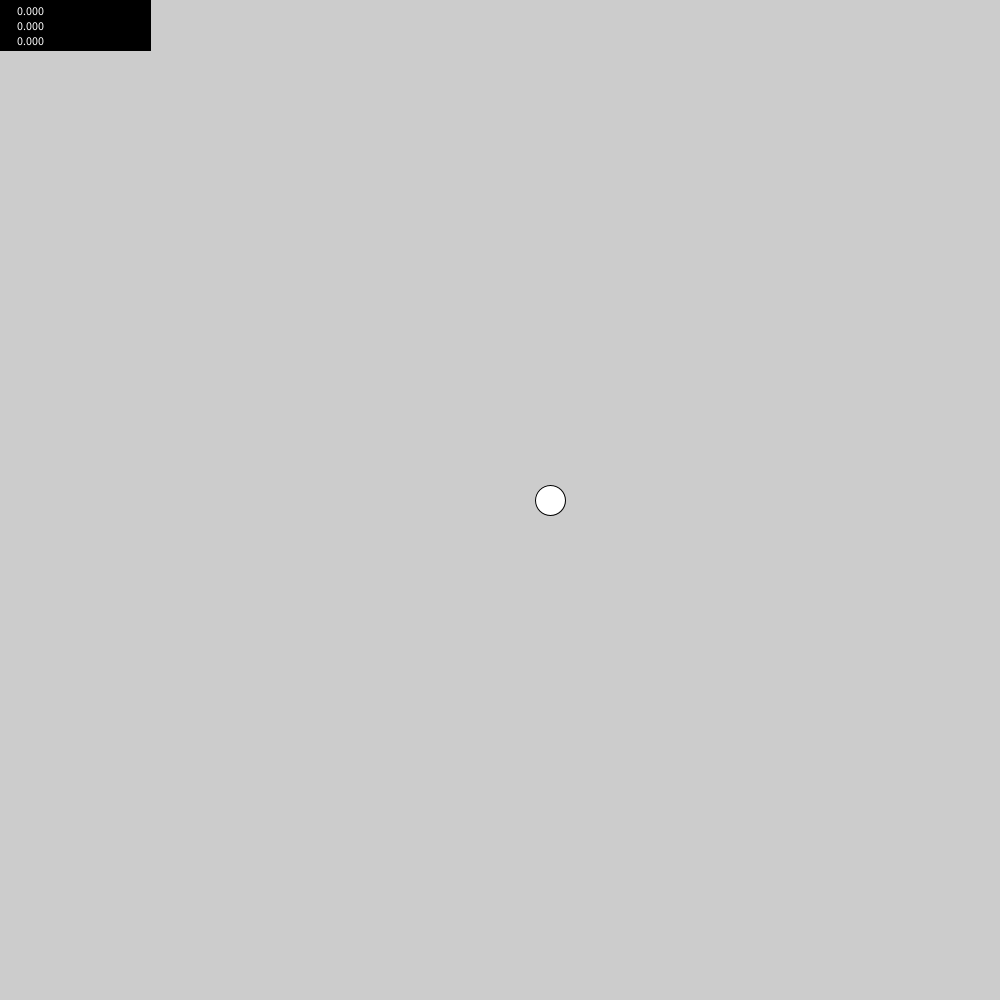
Frame 1 (no input)
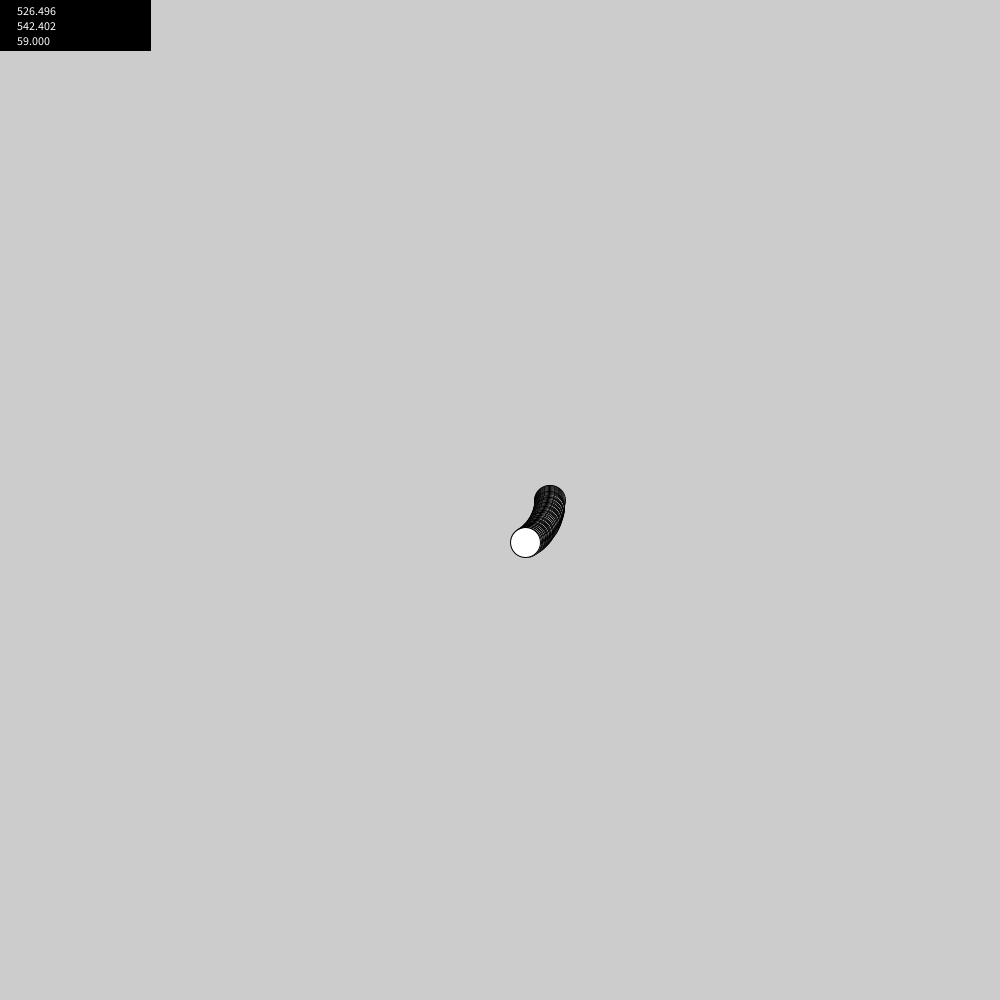
Frame 60 (the mouse pressed at the canvas centre just before this capture)
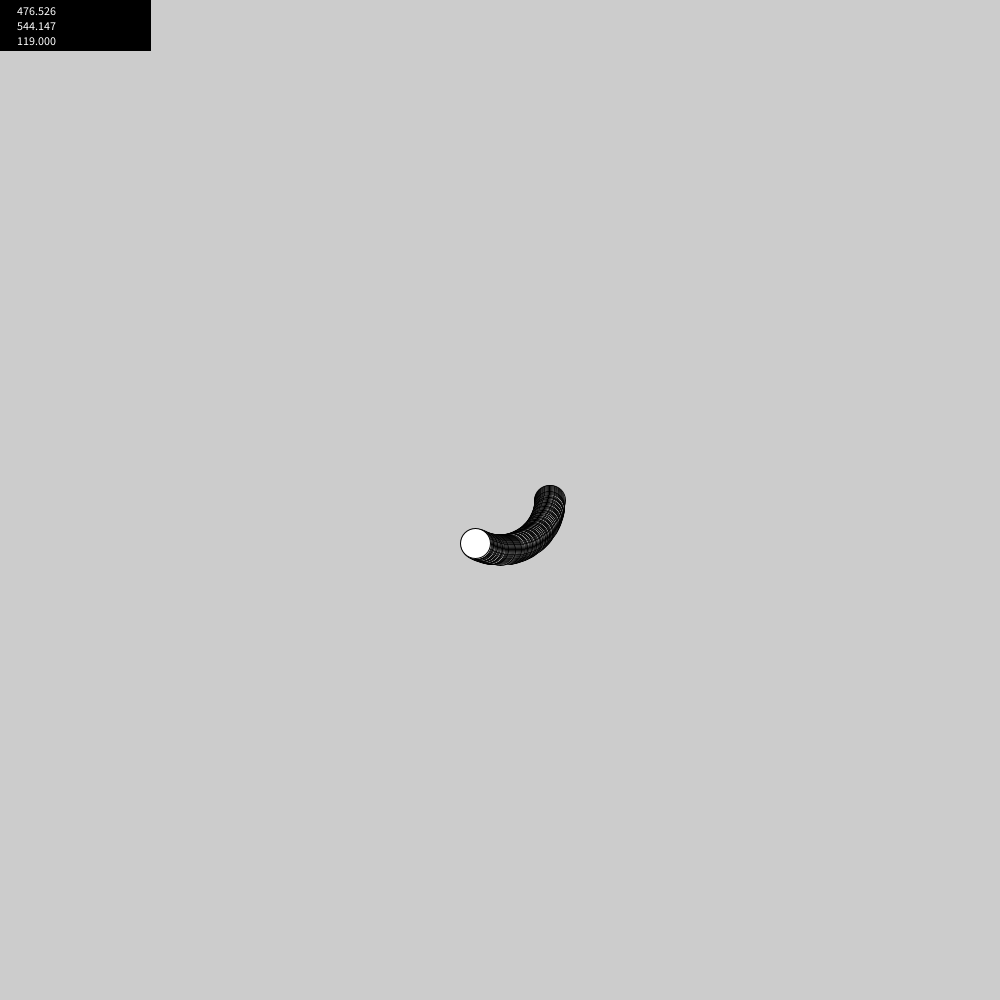
Frame 120 (the mouse held since frame 60 and released just before this capture)

The Processing sketch that drew these frames (run headless with seeded random() and noise(); from frame 60 on, the mouse is pressed at the canvas centre):

// Processing sketch: Infinity
// ── Infinity.pde
// ball position
float x = 0;
float y = 0;
//ball speed (x + spX)
int spX = 10;
int spY = 10;
// cordinates for center of circle
float centerX = 500;
float centerY = 500;
// radius of roatation circle
float radius = 50;
float radiusSPD = 0.0416;
//ratation variables
float angle = 0;
float radians = 0;
boolean clockWise = true;
// loop counter
int count = 0;

void setup() {
  size(1000, 1000);
  frameRate(60);
}

void draw() {
  fill(0);
  rect(0,0,150,50);
  fill(255);
  text(x, 15,15);
  text(y, 15,30);
  text(angle,15,45);
  print("\nx = " + x);
  print("\ny = " + y);
  print("\nradius = " + radius);
    print("\n\ncount = " + count);
    
  if (clockWise == true) {
    x = centerX + cos(radians) * radius;
    y = centerY + sin(radians) * radius;

    angle = angle + 1;  
    if (angle > 360) {
      angle = 180;
      centerX = centerX + (2 * radius);
      clockWise = false;

  }

    //  radius = radius + radiusSPD;
  }
  else{
    
    x = centerX + cos(radians) * radius;
    y = centerY + sin(radians) * radius;

    angle = angle - 1;  
    if (angle < -180) {
      angle = 0;
      centerX = centerX - (2 * radius);
      clockWise = true;
    }

    //  radius = radius + radiusSPD;
  }


radians = degToRad(angle);
ellipse(x, y, 30, 30);



count++;

}




//count = 359
//x = 549.9924
//y = 499.12738
//radius = 50.0

//count = 360
//x = 650.0
//y = 500.0
//radius = 50.0

//count = 361
//x = 550.0076
//y = 500.87262
//radius = 50.0



Float degToRad(Float degree) {
  Float radians;
  radians = degree * PI/180;
  return (radians);
}

  // walls
  //x = x + spX;
  //y = y + spY;
  //// bounce off wall 
  // if(x > width){
  //   x = width;
  //   spX = spX *-1;
  // }
  // if(x < 0){
  //   x = 0;
  //   spX = spX *-1;
  // }
  // if(y > height){
  //   y = height;
  //   spY = spY *-1;
  // }
  // if(y < 0){
  //   y = 0;
  //   spY = spY * -1;  
  // }
